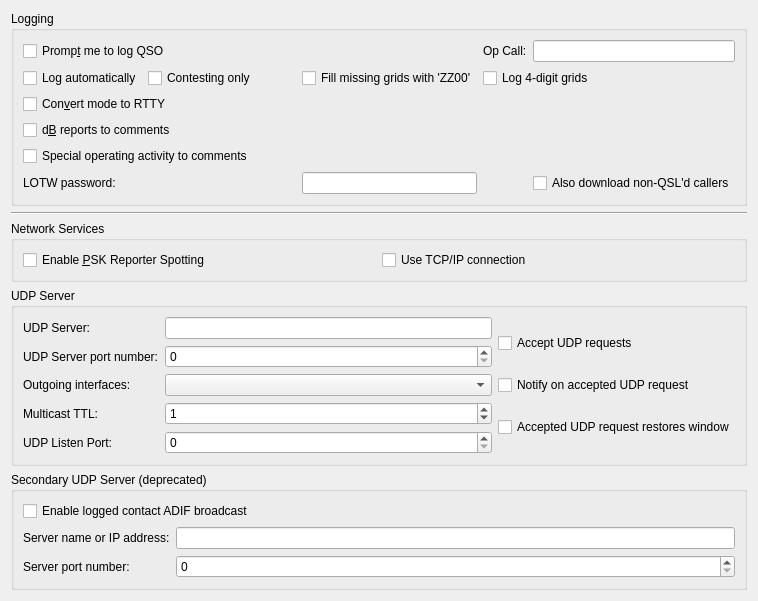
     <widget class="QWidget" name="reporting_tab">
      <attribute name="title">
       <string>Reportin&amp;g</string>
      </attribute>
      <attribute name="toolTip">
       <string>Reporting and logging settings</string>
      </attribute>
      <layout class="QVBoxLayout" name="verticalLayout_5">
       <item>
        <widget class="QGroupBox" name="logging_group_box">
         <property name="title">
          <string>Logging</string>
         </property>
         <layout class="QGridLayout" name="gridLayout_14">



          <item row="7" column="0">
           <widget class="QLabel" name="label_26">
            <property name="text">
             <string>LOTW password:</string>
            </property>
            <property name="buddy">
             <cstring>lotwEntry</cstring>
            </property>
           </widget>
          </item>
          <item row="7" column="1">
           <widget class="QLineEdit" name="lotwEntry">
            <property name="toolTip">
             <string>&lt;html&gt;&lt;head/&gt;&lt;body&gt;&lt;p&gt;Your Logbook of the World password (required for LOTW download).&lt;/p&gt;&lt;/body&gt;&lt;/html&gt;</string>
            </property>
           </widget>
          </item>
          <item row="7" column="3">
           <widget class="QCheckBox" name="nonqsl_check_box">
            <property name="toolTip">
             <string>&lt;html&gt;&lt;head/&gt;&lt;body&gt;&lt;p&gt;Also download from LOTW any QSOs that have not been QSL'd in the last 30 days, to try these callers again.&lt;/p&gt;&lt;/body&gt;&lt;/html&gt;</string>
            </property>
            <property name="text">
             <string>Also download non-QSL'd callers</string>
            </property>
           </widget>
          </item>






          <item row="6" column="0">
           <widget class="QCheckBox" name="specOp_in_comments_check_box">
            <property name="toolTip">
             <string>&lt;html&gt;&lt;head/&gt;&lt;body&gt;&lt;p&gt;Check this option to note any Special Operating Activity in the comments field.&lt;/p&gt;&lt;/body&gt;&lt;/html&gt;</string>
            </property>
            <property name="text">
             <string>Special operating activity to comments</string>
            </property>
           </widget>
          </item>
          <item row="0" column="1">
           <spacer name="horizontalSpacer_6">
            <property name="orientation">
             <enum>Qt::Horizontal</enum>
            </property>
            <property name="sizeHint" stdset="0">
             <size>
              <width>136</width>
              <height>20</height>
             </size>
            </property>
           </spacer>
          </item>
          <item row="0" column="0">
           <widget class="QCheckBox" name="prompt_to_log_check_box">
            <property name="toolTip">
             <string>The program will pop up a partially completed Log QSO dialog when you send a 73 or free text message.</string>
            </property>
            <property name="text">
             <string>Promp&amp;t me to log QSO</string>
            </property>
           </widget>
          </item>
          <item row="0" column="3">
           <widget class="QLineEdit" name="opCallEntry">
            <property name="toolTip">
             <string>&lt;html&gt;&lt;head/&gt;&lt;body&gt;&lt;p&gt;The callsign of the operator, if different from the station callsign.&lt;/p&gt;&lt;/body&gt;&lt;/html&gt;</string>
            </property>
           </widget>
          </item>
          <item row="1" column="1">
           <widget class="QCheckBox" name="cbZZ00">
            <property name="toolTip">
             <string>&lt;html&gt;&lt;head/&gt;&lt;body&gt;&lt;p&gt;Log 'ZZ00' as grid if the other station doesn't send you a grid.&lt;/p&gt;&lt;/body&gt;&lt;/html&gt;</string>
            </property>
            <property name="text">
             <string>Fill missing grids with 'ZZ00'</string>
            </property>
           </widget>
          </item>
          <item row="0" column="2">
           <widget class="QLabel" name="label_13">
            <property name="text">
             <string>Op Call:</string>
            </property>
            <property name="buddy">
             <cstring>opCallEntry</cstring>
            </property>
           </widget>
          </item>
          <item row="5" column="0">
           <widget class="QCheckBox" name="report_in_comments_check_box">
            <property name="toolTip">
             <string>Some logging programs will not accept the type of reports
saved by this program.
Check this option to save the sent and received reports in the
comments field.</string>
            </property>
            <property name="text">
             <string>d&amp;B reports to comments</string>
            </property>
           </widget>
          </item>
          <item row="1" column="0">
           <layout class="QHBoxLayout" name="horizontalLayout_12">
            <item>
             <widget class="QCheckBox" name="cbAutoLog">
              <property name="toolTip">
               <string>&lt;html&gt;&lt;head/&gt;&lt;body&gt;&lt;p&gt;Check to have QSOs logged automatically, when complete.&lt;/p&gt;&lt;/body&gt;&lt;/html&gt;</string>
              </property>
              <property name="text">
               <string>Log automatically</string>
              </property>
             </widget>
            </item>
            <item>
             <widget class="QCheckBox" name="cbContestingOnly">
              <property name="toolTip">
               <string>&lt;html&gt;&lt;head/&gt;&lt;body&gt;&lt;p&gt;Use 'Log automatically' only for special operating activities.&lt;/p&gt;&lt;/body&gt;&lt;/html&gt;</string>
              </property>
              <property name="text">
               <string>Contesting only</string>
              </property>
             </widget>
            </item>
            <item>
             <spacer name="horizontalSpacer_14">
              <property name="orientation">
               <enum>Qt::Horizontal</enum>
              </property>
              <property name="sizeHint" stdset="0">
               <size>
                <width>40</width>
                <height>20</height>
               </size>
              </property>
             </spacer>
            </item>
           </layout>
          </item>
          <item row="4" column="0">
           <widget class="QCheckBox" name="log_as_RTTY_check_box">
            <property name="toolTip">
             <string>&lt;html&gt;&lt;head/&gt;&lt;body&gt;&lt;p&gt;Some logging programs will not accept Decodium v3.0 SE KP5 mode names.&lt;/p&gt;&lt;/body&gt;&lt;/html&gt;</string>
            </property>
            <property name="text">
             <string>Con&amp;vert mode to RTTY</string>
            </property>
           </widget>
          </item>
          <item row="1" column="2" colspan="2">
           <widget class="QCheckBox" name="cbLog4digitGrids">
            <property name="toolTip">
             <string>&lt;html&gt;&lt;head/&gt;&lt;body&gt;&lt;p&gt;Shorten 6-digit grid entries and log 4-digit grids instead.&lt;/p&gt;&lt;/body&gt;&lt;/html&gt;</string>
            </property>
            <property name="text">
             <string>Log 4-digit grids</string>
            </property>
           </widget>
          </item>
         </layout>
        </widget>
       </item>
       <item>
        <widget class="Line" name="line_8">
         <property name="orientation">
          <enum>Qt::Horizontal</enum>
         </property>
        </widget>
       </item>
       <item>
        <widget class="QGroupBox" name="network_group_box">
         <property name="title">
          <string>Network Services</string>
         </property>
         <layout class="QHBoxLayout" name="horizontalLayout_22">
          <item>
           <widget class="QCheckBox" name="psk_reporter_check_box">
            <property name="toolTip">
             <string>&lt;html&gt;&lt;head/&gt;&lt;body&gt;&lt;p&gt;The program can send your station details and all decoded signals with grid squares as spots to the http://pskreporter.info web site.&lt;/p&gt;&lt;p&gt;This is used for reverse beacon analysis which is very useful for assessing propagation and system performance.&lt;/p&gt;&lt;/body&gt;&lt;/html&gt;</string>
            </property>
            <property name="text">
             <string>Enable &amp;PSK Reporter Spotting</string>
            </property>
           </widget>
          </item>
          <item>
           <widget class="QCheckBox" name="psk_reporter_tcpip_check_box">
            <property name="toolTip">
             <string>&lt;html&gt;&lt;head/&gt;&lt;body&gt;&lt;p&gt;Check this option if a reliable connection is needed&lt;/p&gt;&lt;p&gt;Most users do not need this, the default uses UDP which is more efficient. Only check this if you have evidence that UDP traffic from you to PSK Reporter is being lost.&lt;/p&gt;&lt;/body&gt;&lt;/html&gt;</string>
            </property>
            <property name="text">
             <string>Use TCP/IP connection</string>
            </property>
           </widget>
          </item>
         </layout>
        </widget>
       </item>
       <item>
        <widget class="QGroupBox" name="groupBox_4">
         <property name="title">
          <string>UDP Server</string>
         </property>
         <layout class="QGridLayout" name="gridLayout_16">
          <item row="0" column="0">
           <layout class="QFormLayout" name="formLayout_6">
            <property name="fieldGrowthPolicy">
             <enum>QFormLayout::AllNonFixedFieldsGrow</enum>
            </property>
            <item row="0" column="0">
             <widget class="QLabel" name="udp_server_label">
              <property name="text">
               <string>UDP Server:</string>
              </property>
              <property name="buddy">
               <cstring>udp_server_line_edit</cstring>
              </property>
             </widget>
            </item>
            <item row="0" column="1">
             <widget class="QLineEdit" name="udp_server_line_edit">
              <property name="toolTip">
               <string>&lt;html&gt;&lt;head/&gt;&lt;body&gt;&lt;p&gt;Optional hostname of network service to receive decodes.&lt;/p&gt;&lt;p&gt;Formats:&lt;/p&gt;&lt;ul style=&quot;margin-top: 0px; margin-bottom: 0px; margin-left: 0px; margin-right: 0px; -qt-list-indent: 1;&quot;&gt;&lt;li style=&quot; margin-top:12px; margin-bottom:0px; margin-left:0px; margin-right:0px; -qt-block-indent:0; text-indent:0px;&quot;&gt;hostname&lt;/li&gt;&lt;li style=&quot; margin-top:0px; margin-bottom:0px; margin-left:0px; margin-right:0px; -qt-block-indent:0; text-indent:0px;&quot;&gt;IPv4 address&lt;/li&gt;&lt;li style=&quot; margin-top:0px; margin-bottom:0px; margin-left:0px; margin-right:0px; -qt-block-indent:0; text-indent:0px;&quot;&gt;IPv6 address&lt;/li&gt;&lt;li style=&quot; margin-top:0px; margin-bottom:0px; margin-left:0px; margin-right:0px; -qt-block-indent:0; text-indent:0px;&quot;&gt;IPv4 multicast group address&lt;/li&gt;&lt;li style=&quot; margin-top:0px; margin-bottom:0px; margin-left:0px; margin-right:0px; -qt-block-indent:0; text-indent:0px;&quot;&gt;IPv6 multicast group address&lt;/li&gt;&lt;/ul&gt;&lt;p&gt;Clearing this field will disable the broadcasting of UDP status updates.&lt;/p&gt;&lt;/body&gt;&lt;/html&gt;</string>
              </property>
              <property name="inputMethodHints">
               <set>Qt::ImhDigitsOnly</set>
              </property>
             </widget>
            </item>
            <item row="1" column="0">
             <widget class="QLabel" name="label_6">
              <property name="text">
               <string>UDP Server port number:</string>
              </property>
              <property name="buddy">
               <cstring>udp_server_port_spin_box</cstring>
              </property>
             </widget>
            </item>
            <item row="1" column="1">
             <widget class="QSpinBox" name="udp_server_port_spin_box">
              <property name="toolTip">
               <string>&lt;html&gt;&lt;head/&gt;&lt;body&gt;&lt;p&gt;Enter the service port number of the UDP server that Decodium v3.0 SE KP5 should send updates to. If this is zero no updates will be sent.&lt;/p&gt;&lt;/body&gt;&lt;/html&gt;</string>
              </property>
              <property name="maximum">
               <number>65534</number>
              </property>
             </widget>
            </item>
            <item row="2" column="0">
             <widget class="QLabel" name="udp_interfaces_label">
              <property name="text">
               <string>Outgoing interfaces:</string>
              </property>
              <property name="buddy">
               <cstring>udp_interfaces_combo_box</cstring>
              </property>
             </widget>
            </item>
            <item row="2" column="1">
             <widget class="CheckableItemComboBox" name="udp_interfaces_combo_box">
              <property name="toolTip">
               <string>&lt;html&gt;&lt;head/&gt;&lt;body&gt;&lt;p&gt;When sending updates to a multicast group address it is necessary to specify which network interface(s) to send them to. If the loop-back interface is multicast capable then at least that one will be selected.&lt;/p&gt;&lt;p&gt;For most users the loop-back interface is all that is needed, that will allow multiple other applications on the same machine to interoperate with Decodium v3.0 SE KP5. If applications running on other hosts are to receive status updates then a suitable network interface should be used.&lt;/p&gt;&lt;p&gt;On some Linux systems it may be necessary to enable multicast on the loop-back network interface.&lt;/p&gt;&lt;/body&gt;&lt;/html&gt;</string>
              </property>
             </widget>
            </item>
            <item row="3" column="0">
             <widget class="QLabel" name="udp_TTL_label">
              <property name="text">
               <string>Multicast TTL:</string>
              </property>
              <property name="buddy">
               <cstring>udp_TTL_spin_box</cstring>
              </property>
             </widget>
            </item>
            <item row="3" column="1">
             <widget class="QSpinBox" name="udp_TTL_spin_box">
              <property name="toolTip">
               <string>&lt;html&gt;&lt;head/&gt;&lt;body&gt;&lt;p&gt;Sets the number or router hops that multicast datagrams are allowed to make. Almost everyone should set this to 1 to keep outgoing multicast traffic withn the local subnet.&lt;/p&gt;&lt;/body&gt;&lt;/html&gt;</string>
              </property>
              <property name="maximum">
               <number>255</number>
              </property>
              <property name="value">
               <number>1</number>
              </property>
             </widget>
            </item>
            <item row="4" column="0">
             <widget class="QLabel" name="udp_listen_port_label">
              <property name="text">
               <string>UDP Listen Port:</string>
              </property>
              <property name="buddy">
               <cstring>udp_listen_port_spin_box</cstring>
              </property>
             </widget>
            </item>
            <item row="4" column="1">
             <widget class="QSpinBox" name="udp_listen_port_spin_box">
             <property name="toolTip">
               <string>&lt;html&gt;&lt;head/&gt;&lt;body&gt;&lt;p&gt;Porta fissa su cui Decodium ascolta comandi UDP in ingresso (es. da DecoAlert). Default 0 = porta casuale, compatibile con il comportamento storico WSJT-X/CQRLOG. Imposta un valore fisso solo se un controller esterno lo richiede esplicitamente.&lt;/p&gt;&lt;/body&gt;&lt;/html&gt;</string>
              </property>
              <property name="maximum">
               <number>65535</number>
              </property>
              <property name="value">
               <number>0</number>
              </property>
             </widget>
            </item>
           </layout>
          </item>
          <item row="0" column="1">
           <layout class="QVBoxLayout" name="verticalLayout_11">
            <item>
             <widget class="QCheckBox" name="accept_udp_requests_check_box">
              <property name="toolTip">
               <string>&lt;html&gt;&lt;head/&gt;&lt;body&gt;&lt;p&gt;With this enabled Decodium v3.0 SE KP5 will accept certain requests back from a UDP server that receives decode messages.&lt;/p&gt;&lt;/body&gt;&lt;/html&gt;</string>
              </property>
              <property name="text">
               <string>Accept UDP requests</string>
              </property>
             </widget>
            </item>
            <item>
             <widget class="QCheckBox" name="udpWindowToFront">
              <property name="toolTip">
               <string>&lt;html&gt;&lt;head/&gt;&lt;body&gt;&lt;p&gt;Indicate acceptance of an incoming UDP request. The effect of this option varies depending on the operating system and window manager, its intent is to notify the acceptance of an incoming UDP request even if this application is minimized or hidden.&lt;/p&gt;&lt;/body&gt;&lt;/html&gt;</string>
              </property>
              <property name="text">
               <string>Notify on accepted UDP request</string>
              </property>
             </widget>
            </item>
            <item>
             <widget class="QCheckBox" name="udpWindowRestore">
              <property name="toolTip">
               <string>&lt;html&gt;&lt;head/&gt;&lt;body&gt;&lt;p&gt;Restore the window from minimized if an UDP request is accepted.&lt;/p&gt;&lt;/body&gt;&lt;/html&gt;</string>
              </property>
              <property name="text">
               <string>Accepted UDP request restores window</string>
              </property>
             </widget>
            </item>
           </layout>
          </item>
         </layout>
        </widget>
       </item>
       <item>
        <widget class="QGroupBox" name="n1mm_group_box">
         <property name="title">
          <string>Secondary UDP Server (deprecated)</string>
         </property>
         <layout class="QFormLayout" name="formLayout_15">
          <item row="0" column="0" colspan="2">
           <widget class="QCheckBox" name="enable_n1mm_broadcast_check_box">
            <property name="toolTip">
             <string>&lt;html&gt;&lt;head/&gt;&lt;body&gt;&lt;p&gt;When checked, Decodium v3.0 SE KP5 will broadcast a logged contact in ADIF format to the configured hostname and port. &lt;/p&gt;&lt;/body&gt;&lt;/html&gt;</string>
            </property>
            <property name="text">
             <string>Enable logged contact ADIF broadcast</string>
            </property>
           </widget>
          </item>
          <item row="1" column="0">
           <widget class="QLabel" name="n1mm_server_name_label">
            <property name="text">
             <string>Server name or IP address:</string>
            </property>
            <property name="buddy">
             <cstring>n1mm_server_name_line_edit</cstring>
            </property>
           </widget>
          </item>
          <item row="1" column="1">
           <widget class="QLineEdit" name="n1mm_server_name_line_edit">
            <property name="toolTip">
             <string>&lt;html&gt;&lt;head/&gt;&lt;body&gt;&lt;p&gt;Optional host name of N1MM Logger+ program to receive ADIF UDP broadcasts. This is usually 'localhost' or ip address 127.0.0.1&lt;/p&gt;&lt;p&gt;Formats:&lt;/p&gt;&lt;ul style=&quot;margin-top: 0px; margin-bottom: 0px; margin-left: 0px; margin-right: 0px; -qt-list-indent: 1;&quot;&gt;&lt;li style=&quot; margin-top:12px; margin-bottom:0px; margin-left:0px; margin-right:0px; -qt-block-indent:0; text-indent:0px;&quot;&gt;hostname&lt;/li&gt;&lt;li style=&quot; margin-top:0px; margin-bottom:0px; margin-left:0px; margin-right:0px; -qt-block-indent:0; text-indent:0px;&quot;&gt;IPv4 address&lt;/li&gt;&lt;li style=&quot; margin-top:0px; margin-bottom:0px; margin-left:0px; margin-right:0px; -qt-block-indent:0; text-indent:0px;&quot;&gt;IPv6 address&lt;/li&gt;&lt;li style=&quot; margin-top:0px; margin-bottom:0px; margin-left:0px; margin-right:0px; -qt-block-indent:0; text-indent:0px;&quot;&gt;IPv4 multicast group address&lt;/li&gt;&lt;li style=&quot; margin-top:0px; margin-bottom:0px; margin-left:0px; margin-right:0px; -qt-block-indent:0; text-indent:0px;&quot;&gt;IPv6 multicast group address&lt;/li&gt;&lt;/ul&gt;&lt;p&gt;Clearing this field will disable broadcasting of ADIF information via UDP.&lt;/p&gt;&lt;/body&gt;&lt;/html&gt;</string>
            </property>
           </widget>
          </item>
          <item row="2" column="0">
           <widget class="QLabel" name="n1mm_server_port_label">
            <property name="text">
             <string>Server port number:</string>
            </property>
            <property name="buddy">
             <cstring>n1mm_server_port_spin_box</cstring>
            </property>
           </widget>
          </item>
          <item row="2" column="1">
           <widget class="QSpinBox" name="n1mm_server_port_spin_box">
            <property name="toolTip">
             <string>&lt;html&gt;&lt;head/&gt;&lt;body&gt;&lt;p&gt;Enter the port number that Decodium v3.0 SE KP5 should use for UDP broadcasts of ADIF log information. For N1MM Logger+, this value should be 2333. If this is zero,  no updates will be broadcast.&lt;/p&gt;&lt;/body&gt;&lt;/html&gt;</string>
            </property>
            <property name="maximum">
             <number>65534</number>
            </property>
           </widget>
          </item>
         </layout>
        </widget>
       </item>
       <item>
        <spacer name="verticalSpacer_4">
         <property name="orientation">
          <enum>Qt::Vertical</enum>
         </property>
         <property name="sizeHint" stdset="0">
          <size>
           <width>0</width>
           <height>0</height>
          </size>
         </property>
        </spacer>
       </item>
      </layout>
     </widget>
